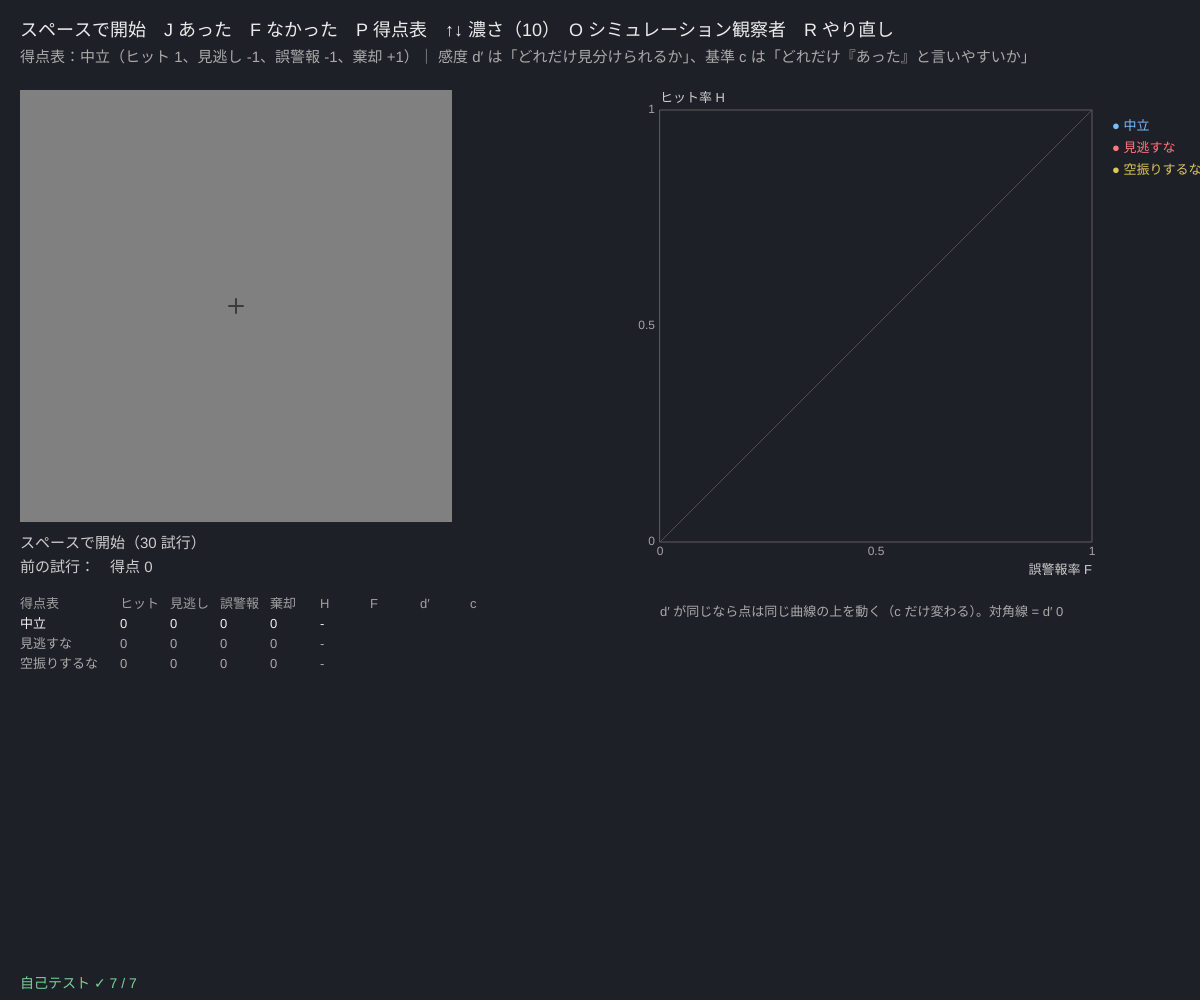
Frame 1 (no input)
Frame 60 (no input): identical to frame 1, image omitted
Frame 120 (the mouse pressed at the canvas centre since frame 60): identical to frame 1, image omitted

The p5.js sketch that drew this single still picture (run headless with seeded random() and noise() and a simulated clock; from frame 60 on, the mouse is pressed at the canvas centre):

// p5.js sketch
// ── sketch.js
// ============================================
// 05 信号検出理論 ─「あった」「なかった」を感度 d′ と基準 c に分ける
// ノイズの中に、かすかな縞模様が半分の確率で入っている。見えたら J（あった）、見えなかったら F（なかった）
// ヒット率 H と誤警報率 F から、感度 d′ = z(H) − z(F)、基準 c = −(z(H) + z(F)) / 2 を計算する
// 得点表（P で切りかえ）を変えると、感度は同じでも基準 c が動く。ROC 曲線（H と F の関係）で確かめる
// クリック → スペースで開始 / J = あった  F = なかった / P = 得点表 / ↑↓ = 模様の濃さ / O = シミュレーション観察者 / R = やり直し
// ============================================

const PER = 30;                        // ★ 得点表 1 つあたりの試行
const NOISE_SD = 28;                   // ★ ノイズの強さ（画面の値の標準偏差）
let amp = 10;                          // ★ 縞模様の濃さ（↑↓）
const PAYOFFS = [                      // ★ 得点表：ヒット・見逃し・誤警報・正しい棄却
  { name: '中立', hit: 1, miss: -1, fa: -1, cr: 1 },
  { name: '見逃すな', hit: 3, miss: -3, fa: -1, cr: 1 },
  { name: '空振りするな', hit: 1, miss: -1, fa: -3, cr: 3 },
];
const SIM_D = 1.5;                     // ★ シミュレーション観察者の本当の d′
let pay = 0, counts = [], phase = 'ready', tPhase = 0, cur = null, pg, score = 0, simMode = false, simSeed = 1, lastMsg = '';
const N = 128;

function setup() {
  createCanvas(windowWidth, windowHeight);
  pg = createGraphics(N, N); pg.pixelDensity(1);
  selfTest();
  resetData(false);
}
function resetData(sim) { simMode = sim; counts = PAYOFFS.map(() => ({ h: 0, m: 0, f: 0, c: 0 })); phase = 'ready'; score = 0; lastMsg = ''; seedRng(Date.now()); }

// ノイズ ＋（半分の試行だけ）ガボール模様。試行ごとに 1 回だけ作る
function makeStim(sig) {
  pg.loadPixels();
  for (let y = 0; y < N; y++) for (let x = 0; x < N; x++) {
    let dx = x - N / 2, dy = y - N / 2, env = Math.exp(-(dx * dx + dy * dy) / (2 * 18 * 18));
    let v = 128 + NOISE_SD * rndNormal() + (sig ? amp * env * Math.sin((2 * Math.PI * dx) / 12) : 0);
    let o = 4 * (y * N + x); pg.pixels[o] = pg.pixels[o + 1] = pg.pixels[o + 2] = clampv(v, 0, 255); pg.pixels[o + 3] = 255;
  }
  pg.updatePixels();
}
function done() { return counts[pay].h + counts[pay].m + counts[pay].f + counts[pay].c >= PER; }
function startTrial() { if (done()) { phase = 'done'; return; } cur = { sig: rnd() < 0.5 }; makeStim(cur.sig); phase = 'fix'; tPhase = millis(); }
function answer(yes) {
  if (phase !== 'stim' && phase !== 'wait') return;
  let k = counts[pay], P = PAYOFFS[pay], kind = cur.sig ? (yes ? 'h' : 'm') : (yes ? 'f' : 'c');
  k[kind]++; score += { h: P.hit, m: P.miss, f: P.fa, c: P.cr }[kind];
  lastMsg = { h: 'ヒット', m: '見逃し', f: '誤警報', c: '正しい棄却' }[kind];
  phase = 'blank'; tPhase = millis();
}
// d′ と c（割合は 1/(2N) で補正して z が無限大にならないように）
function sdt(k) {
  let ns = k.h + k.m, nn = k.f + k.c;
  if (ns < 1 || nn < 1) return null;
  let H = rateFix(k.h, ns), F = rateFix(k.f, nn), zH = zOf(H), zF = zOf(F);
  return { H, F, d: zH - zF, c: -(zH + zF) / 2 };
}
function optimalC(P, d) { return Math.log((P.cr - P.fa) / (P.hit - P.miss)) / d; }   // 得点の期待値が最大になる基準（信号と雑音は半々）
// シミュレーション観察者：内部の反応 x ~ 正規分布（信号なら平均 d′）。x > d′/2 + c なら「あった」
function simTrial(k, d, c) { let sig = rnd() < 0.5, x = rndNormal() + (sig ? d : 0), yes = x > d / 2 + c; k[sig ? (yes ? 'h' : 'm') : (yes ? 'f' : 'c')]++; }
function runSim(seed) {
  resetData(true); seedRng(seed);
  PAYOFFS.forEach((P, i) => { for (let t = 0; t < 200; t++) simTrial(counts[i], SIM_D, optimalC(P, SIM_D)); });
  phase = 'done';
}

function draw() {
  background(30, 32, 40);
  fill(235); noStroke(); textSize(18);
  text('スペースで開始　J あった　F なかった　P 得点表　↑↓ 濃さ（' + amp + '）　O シミュレーション観察者　R やり直し', 20, 36);
  fill(170); textSize(15);
  let P0 = PAYOFFS[pay];
  text('得点表：' + P0.name + '（ヒット ' + P0.hit + '、見逃し ' + P0.miss + '、誤警報 ' + P0.fa + '、棄却 +' + P0.cr + '）｜ 感度 d′ は「どれだけ見分けられるか」、基準 c は「どれだけ『あった』と言いやすいか」', 20, 62);

  let sx = 20, sy = 90, sz = Math.min(width * 0.36, height * 0.5);
  if (phase === 'blank' && millis() - tPhase > 600) startTrial();
  if (phase === 'fix' && millis() - tPhase > 400) { phase = 'stim'; tPhase = millis(); }
  if (phase === 'stim' && millis() - tPhase > 500) phase = 'wait';
  noStroke(); fill(128); rect(sx, sy, sz, sz);
  if (phase === 'stim') { noSmooth(); image(pg, sx, sy, sz, sz); smooth(); }
  stroke(60); strokeWeight(2); let fx = sx + sz / 2, fy = sy + sz / 2; line(fx - 7, fy, fx + 7, fy); line(fx, fy - 7, fx, fy + 7);
  noStroke(); fill(205); textSize(15);
  let msg = { ready: simMode ? '' : 'スペースで開始（' + PER + ' 試行）', wait: 'あった（J）？ なかった（F）？', done: simMode ? 'シミュレーション観察者：各 200 試行' : 'この得点表は終わり。P で次の得点表 → スペース' }[phase] || '';
  text(msg, sx, sy + sz + 26);
  text('前の試行：' + lastMsg + '　得点 ' + score, sx, sy + sz + 50);
  // ---- 表
  let ty = sy + sz + 86, cx = [0, 100, 150, 200, 250, 300, 350, 400, 450]; textSize(13);
  ['得点表', 'ヒット', '見逃し', '誤警報', '棄却', 'H', 'F', 'd′', 'c'].forEach((h, j) => { fill(160); text(h, sx + cx[j], ty); });
  PAYOFFS.forEach((P, i) => {
    let k = counts[i], r = sdt(k), cells = [P.name, k.h, k.m, k.f, k.c].concat(r ? [r.H, r.F, r.d, r.c].map((v) => v.toFixed(2)) : ['-']);
    fill(i === pay ? 240 : 170); cells.forEach((v, j) => text(v, sx + cx[j], ty + 20 + i * 20));
  });

  // ---- ROC 曲線
  let g = { x: width * 0.55, y: 110, w: Math.min(width * 0.36, height * 0.52), h: Math.min(width * 0.36, height * 0.52), x0: 0, x1: 1, y0: 0, y1: 1 };
  plotAxes(g, '誤警報率 F', 'ヒット率 H', [0, 0.5, 1], [0, 0.5, 1]);
  stroke(80); line(g.x, g.y + g.h, g.x + g.w, g.y);
  let rs = PAYOFFS.map((P, i) => sdt(counts[i])).filter((r) => r), dm = rs.length ? rs.reduce((a, r) => a + r.d, 0) / rs.length : null;
  let roc = (d, col, w) => { stroke(col); strokeWeight(w); let p = []; for (let i = 0; i <= 100; i++) { let z = -4 + (8 * i) / 100; p.push([gX(g, Phi(z)), gY(g, Phi(z + d))]); } polyline(p); };
  if (simMode) roc(SIM_D, color(120, 200, 140), 1.5);
  if (dm !== null && isFinite(dm)) roc(dm, color(255, 170, 90), 2.5);
  let cols = [color(120, 190, 255), color(255, 120, 120), color(220, 200, 90)];
  PAYOFFS.forEach((P, i) => { let r = sdt(counts[i]); if (r) { noStroke(); fill(cols[i]); circle(gX(g, r.F), gY(g, r.H), 13); } });
  noStroke(); textSize(13);
  PAYOFFS.forEach((P, i) => { fill(cols[i]); text('● ' + P.name, g.x + g.w + 20, g.y + 20 + i * 22); });
  fill(235); textSize(16);
  let ry = g.y + g.h + 50;
  if (dm !== null) text('平均の d′ = ' + dm.toFixed(2) + '（橙：その d′ の理論 ROC　H = Φ(d′ + z(F))）', g.x, ry);
  fill(170); textSize(13);
  text('d′ が同じなら点は同じ曲線の上を動く（c だけ変わる）。対角線 = d′ 0', g.x, ry + 24);
  if (simMode) { fill(120, 200, 140); textSize(14); text('本当の d′ = ' + SIM_D + '、c = ' + PAYOFFS.map((P) => optimalC(P, SIM_D).toFixed(2)).join(' / ') + '（得点が最大になる基準）', g.x, ry + 48); }
  fill(selfTestResults.every((r) => r.ok) ? color(120, 210, 150) : color(255, 90, 90)); textSize(14);
  text(selfTestLine(), 20, height - 12);
}

function keyPressed() {
  if (key === ' ' && (phase === 'ready' || (phase === 'done' && !done()))) startTrial();
  if (key === 'j' || key === 'J') answer(true);
  if (key === 'f' || key === 'F') answer(false);
  if (key === 'p' || key === 'P') { pay = (pay + 1) % PAYOFFS.length; if (simMode) resetData(false); phase = 'ready'; }
  if (key === UP_ARROW) amp = Math.min(60, amp + 2);
  if (key === DOWN_ARROW) amp = Math.max(0, amp - 2);
  if (key === 'o' || key === 'O') runSim(++simSeed);
  if (key === 'r' || key === 'R') resetData(false);
  return false;
}

// ---- 自己テスト
function selfTest() {
  selfTestResults = [];
  check('Φ(0) = 0.5、z(Φ(1)) = 1', near(Phi(0), 0.5, 1e-6) && near(zOf(Phi(1)), 1, 1e-5));
  let zH = zOf(Phi(1)), zF = zOf(Phi(-0.5));
  check('H = Φ(1)、F = Φ(−0.5) → d′ = 1.5、c = −0.25', near(zH - zF, 1.5, 1e-5) && near(-(zH + zF) / 2, -0.25, 1e-5));
  let r = sdt({ h: 20, m: 0, f: 0, c: 20 });
  check('全部正解（H = 1、F = 0）でも 1/(2N) の補正で d′ は有限（= 2·z(1 − 1/40) = 3.92）', r && isFinite(r.d) && near(r.d, 2 * zOf(1 - 1 / 40), 1e-6));
  check('信号か雑音が 0 回なら計算しない（null）', sdt({ h: 3, m: 2, f: 0, c: 0 }) === null);
  seedRng(52); let ks = PAYOFFS.map(() => ({ h: 0, m: 0, f: 0, c: 0 }));
  PAYOFFS.forEach((P, i) => { for (let t = 0; t < 3000; t++) simTrial(ks[i], SIM_D, optimalC(P, SIM_D)); });
  let rr = ks.map(sdt);
  check('シミュレーション観察者 3000 試行 × 3：d′ ≈ 1.5（どの得点表でも ±0.12）', rr.every((q) => near(q.d, SIM_D, 0.12)));
  check('基準 c を復元（±0.08）：見逃すな < 中立 < 空振りするな', rr.every((q, i) => near(q.c, optimalC(PAYOFFS[i], SIM_D), 0.08)) && rr[1].c < rr[0].c && rr[0].c < rr[2].c);
  check('理論 ROC：F = 0.5、d′ = 1 → H = Φ(1) = 0.841', near(Phi(zOf(0.5) + 1), 0.8413, 1e-4));
  reportSelfTest();
}

// ---------- やってみよう ----------
// 1. 中立で 30 試行。自分の d′ と c はいくつ？ c が負なら「あった」と言いやすいタイプ
// 2. P で「見逃すな」「空振りするな」に変えて測ると、ROC の点はどう動く？ d′ は変わった？
// 3. ↑↓ で模様を濃くすると、d′ はどれくらい上がる？
// 4. O で本当の値と推定値を比べよう。PER を 10 にすると推定はどれくらいばらつく？
// 5. 医師の診断、空港の手荷物検査、迷惑メールのフィルタ……「基準 c」をどこに置くべきか考えよう


// ==================================================
// ここから下は「心理物理の道具」（中身は読まなくても OK。消さないでね）
// ==================================================
// ---- 種つきの乱数（同じ種なら毎回同じ列）。シミュレーション観察者と自己テストで使う
let rngState = 1;
function seedRng(s) { rngState = (s >>> 0) || 1; }
function rnd() {                       // 0〜1 の一様乱数（mulberry32）
  rngState = (rngState + 0x6d2b79f5) >>> 0;
  let t = rngState;
  t = Math.imul(t ^ (t >>> 15), t | 1);
  t ^= t + Math.imul(t ^ (t >>> 7), t | 61);
  return ((t ^ (t >>> 14)) >>> 0) / 4294967296;
}
function rndNormal() { let u = 1 - rnd(), v = rnd(); return Math.sqrt(-2 * Math.log(u)) * Math.cos(2 * Math.PI * v); }   // 標準正規分布
function shuffleArr(a) { for (let i = a.length - 1; i > 0; i--) { let j = Math.floor(rnd() * (i + 1)), t = a[i]; a[i] = a[j]; a[j] = t; } return a; }
function clampv(v, a, b) { return v < a ? a : v > b ? b : v; }
// ---- 正規分布：Φ（累積分布）と z（その逆関数。二分法で数値的に解く）
function erfA(x) {                     // 誤差関数（Abramowitz & Stegun 7.1.26、誤差 1.5e-7 以下）
  let s = x < 0 ? -1 : 1; x = Math.abs(x);
  let t = 1 / (1 + 0.3275911 * x);
  let y = 1 - ((((1.061405429 * t - 1.453152027) * t + 1.421413741) * t - 0.284496736) * t + 0.254829592) * t * Math.exp(-x * x);
  return s * y;
}
function Phi(x) { return 0.5 * (1 + erfA(x / Math.SQRT2)); }
function zOf(p) {                      // Φ(z) = p となる z
  p = clampv(p, 1e-9, 1 - 1e-9);
  let lo = -9, hi = 9;
  for (let i = 0; i < 70; i++) { let m = (lo + hi) / 2; if (Phi(m) < p) lo = m; else hi = m; }
  return (lo + hi) / 2;
}
// 割合を 1/(2N) で補正（0 や 1 だと z が無限大になるので）
function rateFix(k, n) { return n > 0 ? clampv(k / n, 1 / (2 * n), 1 - 1 / (2 * n)) : 0.5; }
// ---- グラフの道具：g = { x, y, w, h, x0, x1, y0, y1, logx, logy }
function gX(g, v) { let t = g.logx ? (Math.log(v) - Math.log(g.x0)) / (Math.log(g.x1) - Math.log(g.x0)) : (v - g.x0) / (g.x1 - g.x0); return g.x + clampv(t, -0.02, 1.02) * g.w; }
function gY(g, v) { let t = g.logy ? (Math.log(v) - Math.log(g.y0)) / (Math.log(g.y1) - Math.log(g.y0)) : (v - g.y0) / (g.y1 - g.y0); return g.y + g.h - clampv(t, -0.02, 1.02) * g.h; }
function plotAxes(g, xl, yl, xt, yt) {
  stroke(95); strokeWeight(1); noFill(); rect(g.x, g.y, g.w, g.h);
  noStroke(); fill(165); textSize(12); textAlign(CENTER, TOP);
  for (let v of xt) text(+v.toPrecision(3), gX(g, v), g.y + g.h + 4);
  textAlign(RIGHT, CENTER);
  for (let v of yt) text(+v.toPrecision(3), g.x - 5, gY(g, v));
  textAlign(LEFT, BASELINE); fill(205); textSize(13);
  text(xl, g.x + g.w - textWidth(xl), g.y + g.h + 32); text(yl, g.x, g.y - 8);
}
function polyline(pts) {               // 点が 2 つ以上あるときだけ折れ線を描く
  if (pts.length < 2) return;
  noFill(); beginShape(); for (let p of pts) vertex(p[0], p[1]); endShape();
}
// ---- 自己テストの道具
let selfTestResults = [];
function check(name, cond) { selfTestResults.push({ name, ok: !!cond }); }
function near(a, b, tol) { return a !== null && a !== undefined && isFinite(a) && Math.abs(a - b) <= (tol === undefined ? 1e-9 : tol); }
function reportSelfTest() { for (let r of selfTestResults) (r.ok ? console.log : console.error)((r.ok ? '✓ ' : '✗ ') + r.name); }
function selfTestLine() { let n = selfTestResults.filter((r) => r.ok).length; return '自己テスト ' + (n === selfTestResults.length ? '✓ ' : '✗ ') + n + ' / ' + selfTestResults.length; }
